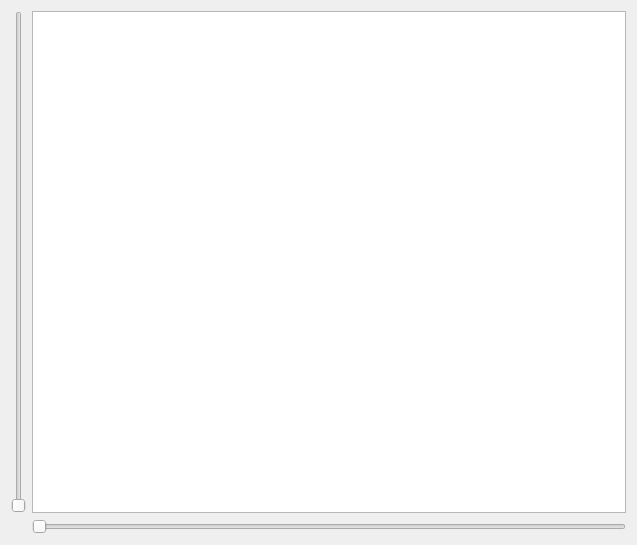
<?xml version="1.0" encoding="UTF-8"?>
<ui version="4.0">
 <class>VehicleViewer</class>
 <widget class="QWidget" name="VehicleViewer">
  <property name="geometry">
   <rect>
    <x>0</x>
    <y>0</y>
    <width>637</width>
    <height>545</height>
   </rect>
  </property>
  <property name="windowTitle">
   <string>Form</string>
  </property>
  <layout class="QFormLayout" name="formLayout">
   <item row="0" column="0">
    <widget class="QSlider" name="verticalSlider">
     <property name="orientation">
      <enum>Qt::Vertical</enum>
     </property>
    </widget>
   </item>
   <item row="0" column="1">
    <widget class="QGraphicsView" name="graphicsView">
     <property name="sizePolicy">
      <sizepolicy hsizetype="Expanding" vsizetype="Expanding">
       <horstretch>0</horstretch>
       <verstretch>0</verstretch>
      </sizepolicy>
     </property>
     <property name="minimumSize">
      <size>
       <width>0</width>
       <height>500</height>
      </size>
     </property>
    </widget>
   </item>
   <item row="1" column="1">
    <widget class="QSlider" name="horizontalSlider">
     <property name="orientation">
      <enum>Qt::Horizontal</enum>
     </property>
    </widget>
   </item>
  </layout>
 </widget>
 <resources/>
 <connections/>
</ui>
